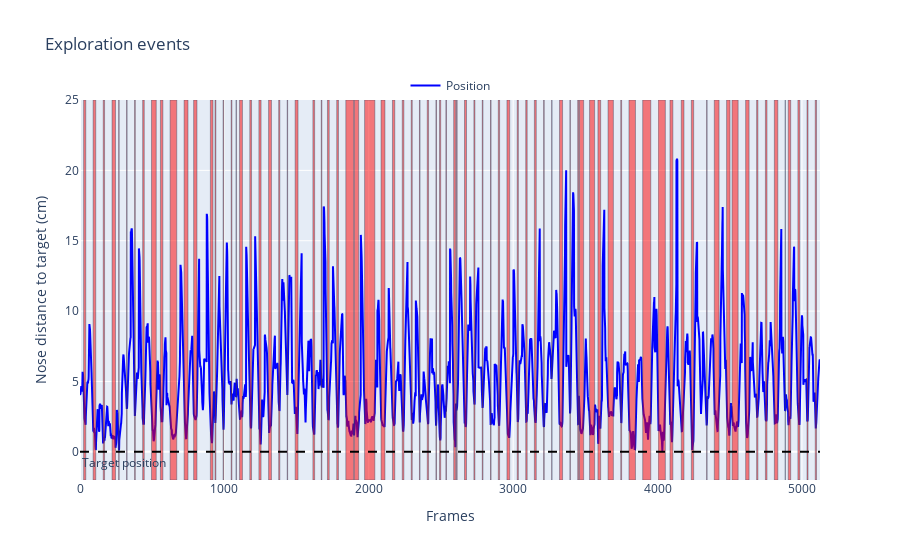

This figure's notebook cell:
### Markdown cell above
---
We can see on the testing data that the exploratory events happen when the nose gets close to the object

### Code cell
rst.plot_example_data(model_dict['X_ts'], model_dict['y_ts'])

### Figure 1 — Plotly figure (JSON) as saved in the notebook; plotly's stock layout.template omitted (floating-point values rounded to 4 significant figures; data arrays with more than 128 entries replaced by an {"elided": "..."} marker saying what was removed)
{"data": [{"line": {"color": "blue"}, "mode": "lines", "name": "Position", "type": "scatter", "x": {"elided": "5126 int values"}, "y": {"elided": "5126 float values"}}], "layout": {"annotations": [{"showarrow": false, "text": "Target position", "x": 0, "xanchor": "left", "xref": "x domain", "y": 0, "yanchor": "top", "yref": "y"}], "legend": {"bgcolor": "rgba(255,255,255,0.5)", "orientation": "h", "x": 0.5, "xanchor": "center", "y": 1, "yanchor": "bottom"}, "shapes": [{"fillcolor": "rgba(255,0,0,0.5)", "line": {"width": 0.4}, "type": "rect", "x0": 25, "x1": 40, "y0": -2, "y1": 25}, {"fillcolor": "rgba(255,0,0,0.5)", "line": {"width": 0.4}, "type": "rect", "x0": 91, "x1": 109, "y0": -2, "y1": 25}, {"fillcolor": "rgba(255,0,0,0.5)", "line": {"width": 0.4}, "type": "rect", "x0": 161, "x1": 170, "y0": -2, "y1": 25}, {"fillcolor": "rgba(255,0,0,0.5)", "line": {"width": 0.4}, "type": "rect", "x0": 222, "x1": 246, "y0": -2, "y1": 25}, {"fillcolor": "rgba(255,0,0,0.5)", "line": {"width": 0.4}, "type": "rect", "x0": 268, "x1": 271, "y0": -2, "y1": 25}, {"fillcolor": "rgba(255,0,0,0.5)", "line": {"width": 0.4}, "type": "rect", "x0": 323, "x1": 326, "y0": -2, "y1": 25}, {"fillcolor": "rgba(255,0,0,0.5)", "line": {"width": 0.4}, "type": "rect", "x0": 378, "x1": 383, "y0": -2, "y1": 25}, {"fillcolor": "rgba(255,0,0,0.5)", "line": {"width": 0.4}, "type": "rect", "x0": 434, "x1": 445, "y0": -2, "y1": 25}, {"fillcolor": "rgba(255,0,0,0.5)", "line": {"width": 0.4}, "type": "rect", "x0": 495, "x1": 528, "y0": -2, "y1": 25}, {"fillcolor": "rgba(255,0,0,0.5)", "line": {"width": 0.4}, "type": "rect", "x0": 557, "x1": 574, "y0": -2, "y1": 25}, {"fillcolor": "rgba(255,0,0,0.5)", "line": {"width": 0.4}, "type": "rect", "x0": 624, "x1": 670, "y0": -2, "y1": 25}, {"fillcolor": "rgba(255,0,0,0.5)", "line": {"width": 0.4}, "type": "rect", "x0": 721, "x1": 748, "y0": -2, "y1": 25}, {"fillcolor": "rgba(255,0,0,0.5)", "line": {"width": 0.4}, "type": "rect", "x0": 787, "x1": 810, "y0": -2, "y1": 25}, {"fillcolor": "rgba(255,0,0,0.5)", "line": {"width": 0.4}, "type": "rect", "x0": 903, "x1": 921, "y0": -2, "y1": 25}, {"fillcolor": "rgba(255,0,0,0.5)", "line": {"width": 0.4}, "type": "rect", "x0": 935, "x1": 941, "y0": -2, "y1": 25}, {"fillcolor": "rgba(255,0,0,0.5)", "line": {"width": 0.4}, "type": "rect", "x0": 991, "x1": 995, "y0": -2, "y1": 25}, {"fillcolor": "rgba(255,0,0,0.5)", "line": {"width": 0.4}, "type": "rect", "x0": 1047, "x1": 1052, "y0": -2, "y1": 25}, {"fillcolor": "rgba(255,0,0,0.5)", "line": {"width": 0.4}, "type": "rect", "x0": 1081, "x1": 1083, "y0": -2, "y1": 25}, {"fillcolor": "rgba(255,0,0,0.5)", "line": {"width": 0.4}, "type": "rect", "x0": 1105, "x1": 1125, "y0": -2, "y1": 25}, {"fillcolor": "rgba(255,0,0,0.5)", "line": {"width": 0.4}, "type": "rect", "x0": 1176, "x1": 1188, "y0": -2, "y1": 25}, {"fillcolor": "rgba(255,0,0,0.5)", "line": {"width": 0.4}, "type": "rect", "x0": 1239, "x1": 1254, "y0": -2, "y1": 25}, {"fillcolor": "rgba(255,0,0,0.5)", "line": {"width": 0.4}, "type": "rect", "x0": 1306, "x1": 1326, "y0": -2, "y1": 25}, {"fillcolor": "rgba(255,0,0,0.5)", "line": {"width": 0.4}, "type": "rect", "x0": 1376, "x1": 1384, "y0": -2, "y1": 25}, {"fillcolor": "rgba(255,0,0,0.5)", "line": {"width": 0.4}, "type": "rect", "x0": 1435, "x1": 1438, "y0": -2, "y1": 25}, {"fillcolor": "rgba(255,0,0,0.5)", "line": {"width": 0.4}, "type": "rect", "x0": 1490, "x1": 1510, "y0": -2, "y1": 25}, {"fillcolor": "rgba(255,0,0,0.5)", "line": {"width": 0.4}, "type": "rect", "x0": 1613, "x1": 1625, "y0": -2, "y1": 25}, {"fillcolor": "rgba(255,0,0,0.5)", "line": {"width": 0.4}, "type": "rect", "x0": 1671, "x1": 1675, "y0": -2, "y1": 25}, {"fillcolor": "rgba(255,0,0,0.5)", "line": {"width": 0.4}, "type": "rect", "x0": 1714, "x1": 1726, "y0": -2, "y1": 25}, {"fillcolor": "rgba(255,0,0,0.5)", "line": {"width": 0.4}, "type": "rect", "x0": 1778, "x1": 1790, "y0": -2, "y1": 25}, {"fillcolor": "rgba(255,0,0,0.5)", "line": {"width": 0.4}, "type": "rect", "x0": 1841, "x1": 1896, "y0": -2, "y1": 25}, {"fillcolor": "rgba(255,0,0,0.5)", "line": {"width": 0.4}, "type": "rect", "x0": 1900, "x1": 1930, "y0": -2, "y1": 25}, {"fillcolor": "rgba(255,0,0,0.5)", "line": {"width": 0.4}, "type": "rect", "x0": 1971, "x1": 2042, "y0": -2, "y1": 25}, {"fillcolor": "rgba(255,0,0,0.5)", "line": {"width": 0.4}, "type": "rect", "x0": 2085, "x1": 2112, "y0": -2, "y1": 25}, {"fillcolor": "rgba(255,0,0,0.5)", "line": {"width": 0.4}, "type": "rect", "x0": 2164, "x1": 2180, "y0": -2, "y1": 25}, {"fillcolor": "rgba(255,0,0,0.5)", "line": {"width": 0.4}, "type": "rect", "x0": 2232, "x1": 2243, "y0": -2, "y1": 25}, {"fillcolor": "rgba(255,0,0,0.5)", "line": {"width": 0.4}, "type": "rect", "x0": 2294, "x1": 2301, "y0": -2, "y1": 25}, {"fillcolor": "rgba(255,0,0,0.5)", "line": {"width": 0.4}, "type": "rect", "x0": 2351, "x1": 2355, "y0": -2, "y1": 25}, {"fillcolor": "rgba(255,0,0,0.5)", "line": {"width": 0.4}, "type": "rect", "x0": 2405, "x1": 2414, "y0": -2, "y1": 25}, {"fillcolor": "rgba(255,0,0,0.5)", "line": {"width": 0.4}, "type": "rect", "x0": 2465, "x1": 2469, "y0": -2, "y1": 25}, {"fillcolor": "rgba(255,0,0,0.5)", "line": {"width": 0.4}, "type": "rect", "x0": 2490, "x1": 2498, "y0": -2, "y1": 25}, {"fillcolor": "rgba(255,0,0,0.5)", "line": {"width": 0.4}, "type": "rect", "x0": 2534, "x1": 2538, "y0": -2, "y1": 25}, {"fillcolor": "rgba(255,0,0,0.5)", "line": {"width": 0.4}, "type": "rect", "x0": 2588, "x1": 2602, "y0": -2, "y1": 25}, {"fillcolor": "rgba(255,0,0,0.5)", "line": {"width": 0.4}, "type": "rect", "x0": 2608, "x1": 2612, "y0": -2, "y1": 25}, {"fillcolor": "rgba(255,0,0,0.5)", "line": {"width": 0.4}, "type": "rect", "x0": 2663, "x1": 2677, "y0": -2, "y1": 25}, {"fillcolor": "rgba(255,0,0,0.5)", "line": {"width": 0.4}, "type": "rect", "x0": 2728, "x1": 2735, "y0": -2, "y1": 25}, {"fillcolor": "rgba(255,0,0,0.5)", "line": {"width": 0.4}, "type": "rect", "x0": 2786, "x1": 2791, "y0": -2, "y1": 25}, {"fillcolor": "rgba(255,0,0,0.5)", "line": {"width": 0.4}, "type": "rect", "x0": 2843, "x1": 2847, "y0": -2, "y1": 25}, {"fillcolor": "rgba(255,0,0,0.5)", "line": {"width": 0.4}, "type": "rect", "x0": 2897, "x1": 2906, "y0": -2, "y1": 25}, {"fillcolor": "rgba(255,0,0,0.5)", "line": {"width": 0.4}, "type": "rect", "x0": 2957, "x1": 2976, "y0": -2, "y1": 25}, {"fillcolor": "rgba(255,0,0,0.5)", "line": {"width": 0.4}, "type": "rect", "x0": 3028, "x1": 3036, "y0": -2, "y1": 25}, {"fillcolor": "rgba(255,0,0,0.5)", "line": {"width": 0.4}, "type": "rect", "x0": 3087, "x1": 3097, "y0": -2, "y1": 25}, {"fillcolor": "rgba(255,0,0,0.5)", "line": {"width": 0.4}, "type": "rect", "x0": 3147, "x1": 3160, "y0": -2, "y1": 25}, {"fillcolor": "rgba(255,0,0,0.5)", "line": {"width": 0.4}, "type": "rect", "x0": 3211, "x1": 3215, "y0": -2, "y1": 25}, {"fillcolor": "rgba(255,0,0,0.5)", "line": {"width": 0.4}, "type": "rect", "x0": 3267, "x1": 3269, "y0": -2, "y1": 25}, {"fillcolor": "rgba(255,0,0,0.5)", "line": {"width": 0.4}, "type": "rect", "x0": 3321, "x1": 3342, "y0": -2, "y1": 25}, {"fillcolor": "rgba(255,0,0,0.5)", "line": {"width": 0.4}, "type": "rect", "x0": 3393, "x1": 3396, "y0": -2, "y1": 25}, {"fillcolor": "rgba(255,0,0,0.5)", "line": {"width": 0.4}, "type": "rect", "x0": 3447, "x1": 3454, "y0": -2, "y1": 25}, {"fillcolor": "rgba(255,0,0,0.5)", "line": {"width": 0.4}, "type": "rect", "x0": 3459, "x1": 3488, "y0": -2, "y1": 25}, {"fillcolor": "rgba(255,0,0,0.5)", "line": {"width": 0.4}, "type": "rect", "x0": 3529, "x1": 3564, "y0": -2, "y1": 25}, {"fillcolor": "rgba(255,0,0,0.5)", "line": {"width": 0.4}, "type": "rect", "x0": 3587, "x1": 3606, "y0": -2, "y1": 25}, {"fillcolor": "rgba(255,0,0,0.5)", "line": {"width": 0.4}, "type": "rect", "x0": 3657, "x1": 3694, "y0": -2, "y1": 25}, {"fillcolor": "rgba(255,0,0,0.5)", "line": {"width": 0.4}, "type": "rect", "x0": 3745, "x1": 3751, "y0": -2, "y1": 25}, {"fillcolor": "rgba(255,0,0,0.5)", "line": {"width": 0.4}, "type": "rect", "x0": 3802, "x1": 3847, "y0": -2, "y1": 25}, {"fillcolor": "rgba(255,0,0,0.5)", "line": {"width": 0.4}, "type": "rect", "x0": 3897, "x1": 3953, "y0": -2, "y1": 25}, {"fillcolor": "rgba(255,0,0,0.5)", "line": {"width": 0.4}, "type": "rect", "x0": 4005, "x1": 4054, "y0": -2, "y1": 25}, {"fillcolor": "rgba(255,0,0,0.5)", "line": {"width": 0.4}, "type": "rect", "x0": 4086, "x1": 4106, "y0": -2, "y1": 25}, {"fillcolor": "rgba(255,0,0,0.5)", "line": {"width": 0.4}, "type": "rect", "x0": 4164, "x1": 4183, "y0": -2, "y1": 25}, {"fillcolor": "rgba(255,0,0,0.5)", "line": {"width": 0.4}, "type": "rect", "x0": 4234, "x1": 4250, "y0": -2, "y1": 25}, {"fillcolor": "rgba(255,0,0,0.5)", "line": {"width": 0.4}, "type": "rect", "x0": 4340, "x1": 4343, "y0": -2, "y1": 25}, {"fillcolor": "rgba(255,0,0,0.5)", "line": {"width": 0.4}, "type": "rect", "x0": 4393, "x1": 4426, "y0": -2, "y1": 25}, {"fillcolor": "rgba(255,0,0,0.5)", "line": {"width": 0.4}, "type": "rect", "x0": 4478, "x1": 4502, "y0": -2, "y1": 25}, {"fillcolor": "rgba(255,0,0,0.5)", "line": {"width": 0.4}, "type": "rect", "x0": 4516, "x1": 4558, "y0": -2, "y1": 25}, {"fillcolor": "rgba(255,0,0,0.5)", "line": {"width": 0.4}, "type": "rect", "x0": 4610, "x1": 4634, "y0": -2, "y1": 25}, {"fillcolor": "rgba(255,0,0,0.5)", "line": {"width": 0.4}, "type": "rect", "x0": 4686, "x1": 4695, "y0": -2, "y1": 25}, {"fillcolor": "rgba(255,0,0,0.5)", "line": {"width": 0.4}, "type": "rect", "x0": 4747, "x1": 4758, "y0": -2, "y1": 25}, {"fillcolor": "rgba(255,0,0,0.5)", "line": {"width": 0.4}, "type": "rect", "x0": 4809, "x1": 4833, "y0": -2, "y1": 25}, {"fillcolor": "rgba(255,0,0,0.5)", "line": {"width": 0.4}, "type": "rect", "x0": 4884, "x1": 4885, "y0": -2, "y1": 25}, {"fillcolor": "rgba(255,0,0,0.5)", "line": {"width": 0.4}, "type": "rect", "x0": 4905, "x1": 4922, "y0": -2, "y1": 25}, {"fillcolor": "rgba(255,0,0,0.5)", "line": {"width": 0.4}, "type": "rect", "x0": 4972, "x1": 4985, "y0": -2, "y1": 25}, {"fillcolor": "rgba(255,0,0,0.5)", "line": {"width": 0.4}, "type": "rect", "x0": 5035, "x1": 5042, "y0": -2, "y1": 25}, {"fillcolor": "rgba(255,0,0,0.5)", "line": {"width": 0.4}, "type": "rect", "x0": 5092, "x1": 5101, "y0": -2, "y1": 25}, {"line": {"color": "black", "dash": "dash"}, "type": "line", "x0": 0, "x1": 1, "xref": "x domain", "y0": 0, "y1": 0, "yref": "y"}], "showlegend": true, "title": {"text": "Exploration events"}, "xaxis": {"title": {"text": "Frames"}}, "yaxis": {"range": [-2, 25], "title": {"text": "Nose distance to target (cm)"}}}}
